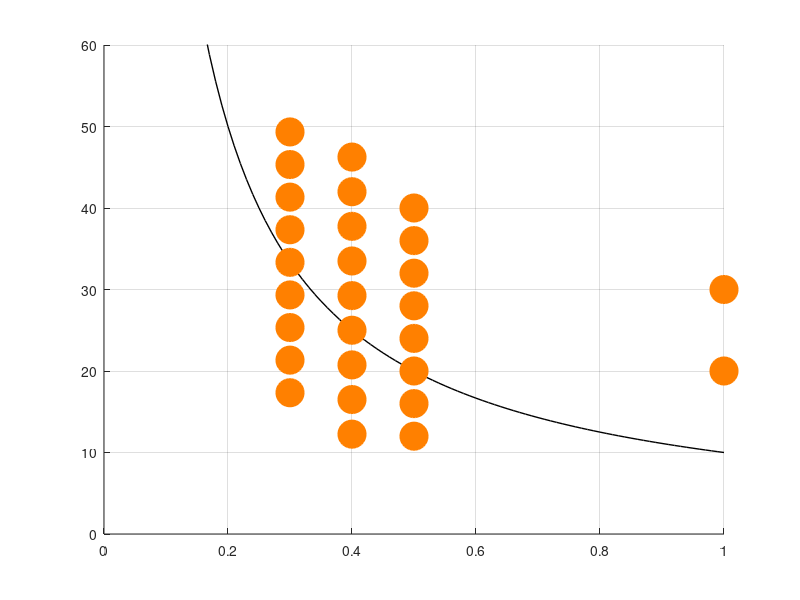

MATLAB code to generate this figure:
function sample_pnts = out_sample_pnts_S
%%
close all;

sample_pnts = [];

% Basic grid points
set_prob = [0.3];
for i = -4:4
    set_mag = 10 ./ set_prob + i*4;
    sample_pnts = [sample_pnts; [set_prob',set_mag']];
end

set_prob = [0.4];
for i = -3:5
    set_mag = 10 ./ set_prob + i*4.25;
    sample_pnts = [sample_pnts; [set_prob',set_mag']];
end

set_prob = [0.5];
for i = -2:5
    set_mag = 10 ./ set_prob + i*4;
    sample_pnts = [sample_pnts; [set_prob',set_mag']];
end

sample_pnts = [sample_pnts; [1,30]];
sample_pnts = [sample_pnts; [1,20]];
sample_pnts

% Add noise%
% sample_pnts(:,2) = round(sample_pnts(:,2) + rand(size(sample_pnts,1),1) * 3 - 1.5);

% Randomize the order
rnd_idx = randperm(size(sample_pnts,1));
tmp_prob = sample_pnts(:,1);
tmp_mag = sample_pnts(:,2);
sample_pnts(:,1) = tmp_prob(rnd_idx);
sample_pnts(:,2) = tmp_mag(rnd_idx);

% Disp statistics
val = sample_pnts(:,1) .* sample_pnts(:,2);
risk = sample_pnts(:,2).^2 .* sample_pnts(:,1) .* (1 - sample_pnts(:,1));
p = sample_pnts(:,1);
r = sample_pnts(:,2);
v = (r - r .* p).^2 .* p + (0 - r .* p).^2 .* (1 - p);
s = (r - r .* p).^3 .* p + (0 - r .* p).^3 .* (1 - p) ./ v .^ (3/2);
s(isnan(s)) = 0;
[risk,v,s];

%corr([v,sqrt(s),sample_pnts(:,1),sample_pnts(:,2)])


disp(['corr. between return and risk: ',num2str(corr(val,sqrt(risk)))])
disp(['corr. between VAR and SD: ',num2str(corr(risk,sqrt(risk)))])
disp(['# sample points: ', num2str(size(sample_pnts,1))])

%%%%%%%%%%%% For check %%%%%%%%%%%%
disp(['# sample points: ', num2str(size(sample_pnts,1))])

figure(1)
hold on

x = [0:0.01:1]; y = 10 ./ x;
plot(x,y,'k-','LineWidth',1)

for i = 1:size(sample_pnts,1)
    %clr = [1,1,1] * i / size(sample_pnts,1);
    clr = [1,0.5,0];
    plot(sample_pnts(i,1),sample_pnts(i,2),'o','MarkerFaceColor',clr,'MarkerEdgeColor',clr,'MarkerSize',20,'LineWidth',1)
end

hold off
xlim([0,1])
ylim([0,60])
grid on

%{
%figure(2)
%scatter(val,sqrt(risk))
%}

end